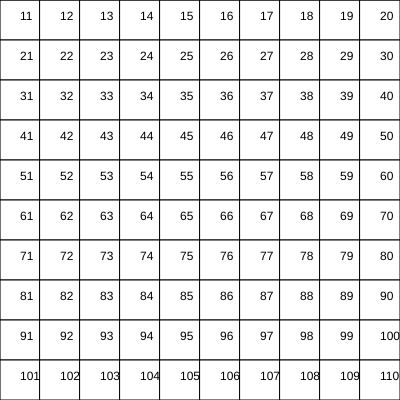
Frame 1 (no input)
Frame 60 (no input): identical to frame 1, image omitted
Frame 120 (the mouse pressed at the canvas centre since frame 60): identical to frame 1, image omitted

The p5.js sketch that drew this single still picture (run headless with seeded random() and noise() and a simulated clock; from frame 60 on, the mouse is pressed at the canvas centre):

// p5.js sketch
// ── sketch.js
let dim = 10, sz;
let xoff = 0,yoff = 0;

function setup() {
  createCanvas(400, 400);
  sz = width/ dim;
}

function mouseDragged() {
  xoff += mouseX - pmouseX;
  yoff += mouseY - pmouseY;
}

function draw() {
  background(255);
  
  for (let i = 0; i < dim+2; i++) {
    for (let j = 0; j < dim+2; j++) {

      let x = ((xoff + j * sz) % (width+sz)) - sz;
      if (x < -sz) x += width+sz;

      let y = ((yoff + i * sz) % (height+sz)) - sz;
      if (y < -sz) y += height+sz;

      rect(x, y, sz, sz);
      text(i * 10 + j, x + sz/2, y + sz/2);
    }
  }
}
